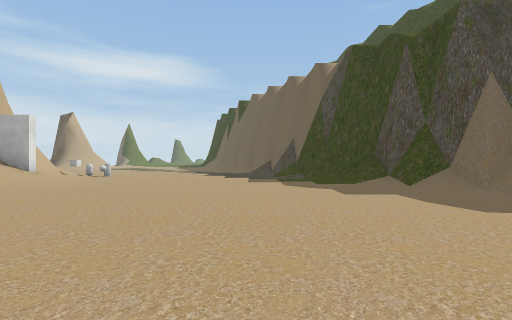
[1] (above)

16 first-person views from a walk through a Unity game level. The camera is 1.4 m above the floor, looks level and sees 85° across. The floor is counted in squares, 2.12 m on a side. Each view is taken from the middle of a square. On the plan, view 1 faces up. The plan holds only what a view shows up to about 9 squares ahead; the rest is blank. The place goes on beyond the plan. The player character is not drawn. Some surface patterns are stand-ins.

[2]
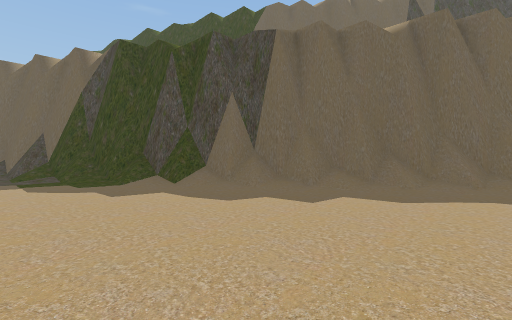

[3]
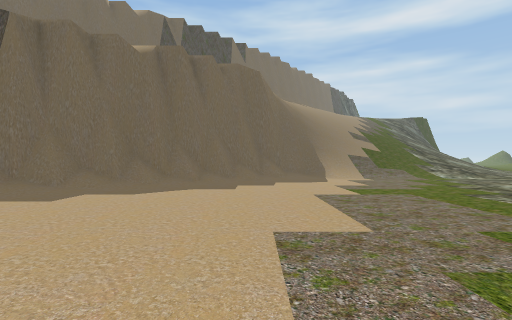

[4]
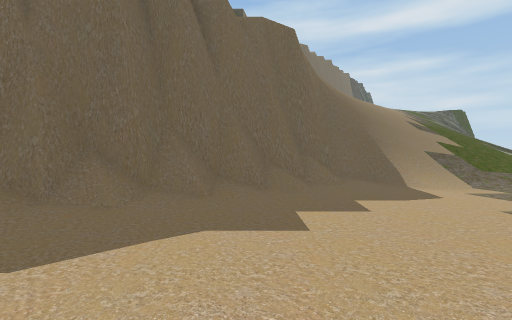

[5]
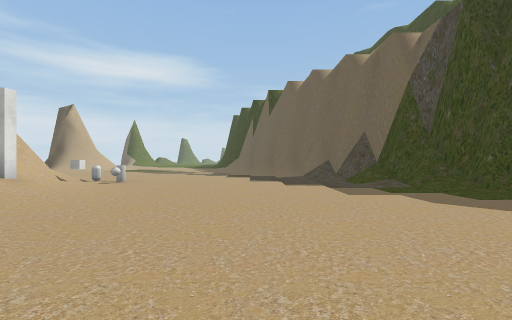

[6]
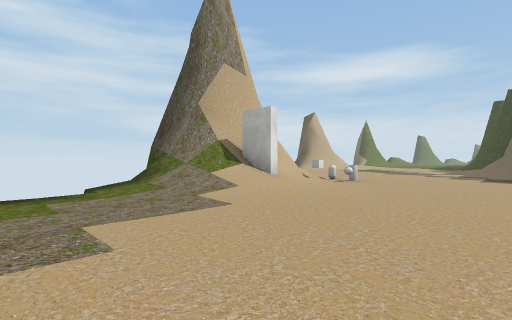

[7]
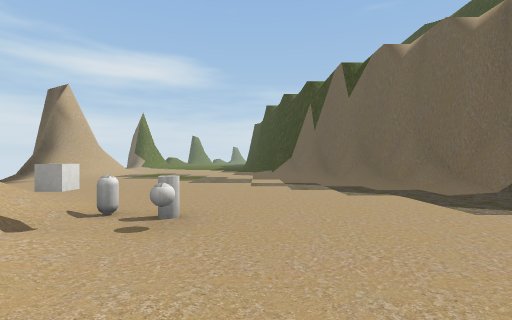

[8]
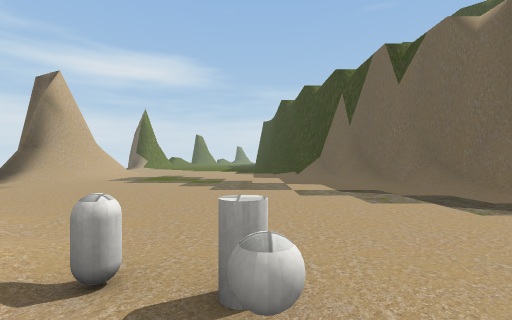

[9]
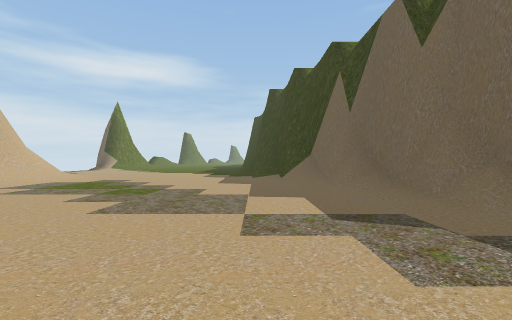

[10]
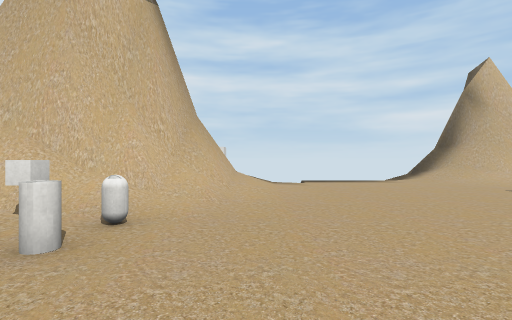

[11]
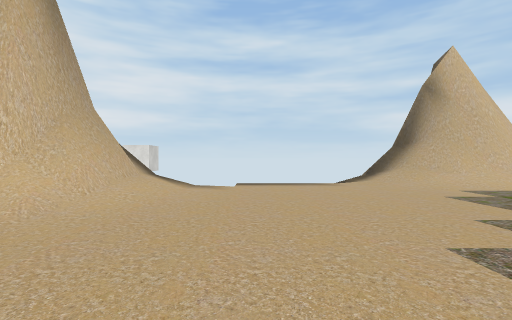

[12]
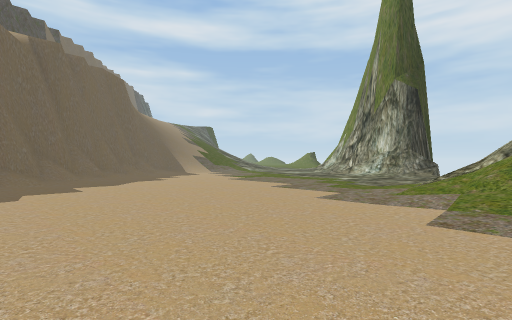

[13]
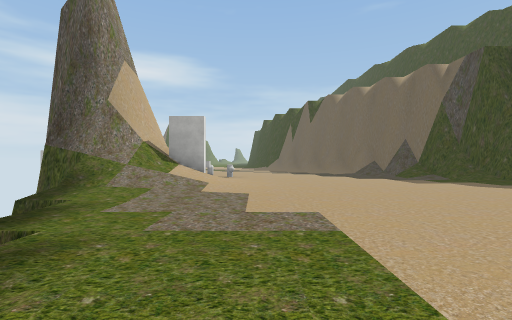

[14]
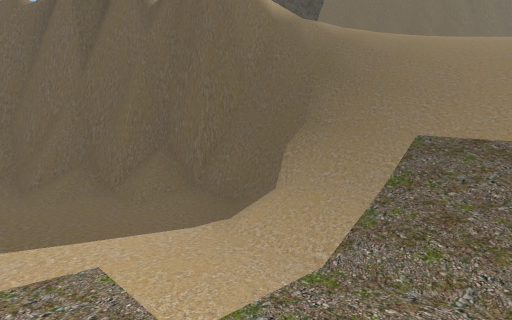

[15]
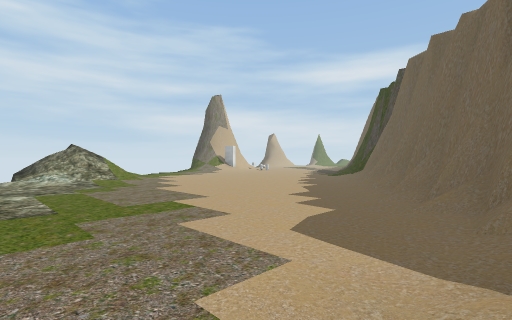

[16]
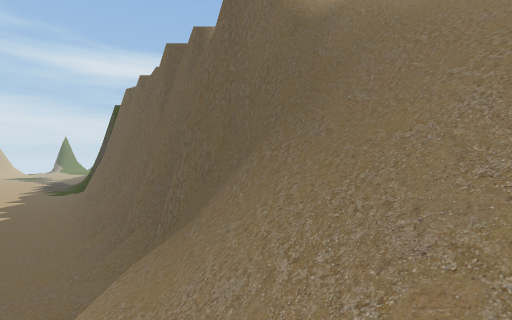

### Floor plan
Key: @ floor where view 1 was taken; # wall or solid block; x gap in a wall; . main floor; : floor 9.5 m higher than the main floor; / step, stairs or slope; = window, fence, low wall or low ledge; v drop or lower ground; C capsule; U cube; Y cylinder; B ball.
Columns run from 14 left of view 1 to 17 right of it. Each row starts with its distance up from view 1.
 21  ##......./##:
 20 ##........//#v
 19 x........../#v
 18 v........../##v
 17  v........../#v
 16  v........../##v
 15  v.........../#v
 14   v........../##
 13   v.........../#
 12 UUv##..C....../##v
 11 UU ####UYB...../##
 10      ##/......./=#v
  9      ##=/......./##:
  8    #####/......../#v
  7     ##///......../##v
  6     vv///........./##:
  5      v//..........//#v
  4       v............/##v:
  3       v............./##:
  2        v............//#v:
  1         /............/##v:
  0          / ...@......./##v
 -1            //........../##v
 -2            ///.........//#vv/
 -3            ///........../###//
 -4              /..........////////
 -5              ...........////////
 -6               ..........////////

Positions as (right, up) in squares from view 1, and headings:
1: (0, 0), facing up
2: (0, 0), facing up-right
3: (-1, -1), facing right
4: (3, 0), facing right
5: (-2, 3), facing up
6: (-2, 3), facing up-left
7: (-5, 8), facing up
8: (-6, 10), facing up
9: (-5, 13), facing up
10: (-4, 13), facing left
11: (-5, 15), facing left
12: (-3, 4), facing down-right
13: (-5, 0), facing up
14: (8, -6), facing up-right
15: (10, -6), facing up-left
16: (12, -6), facing up
